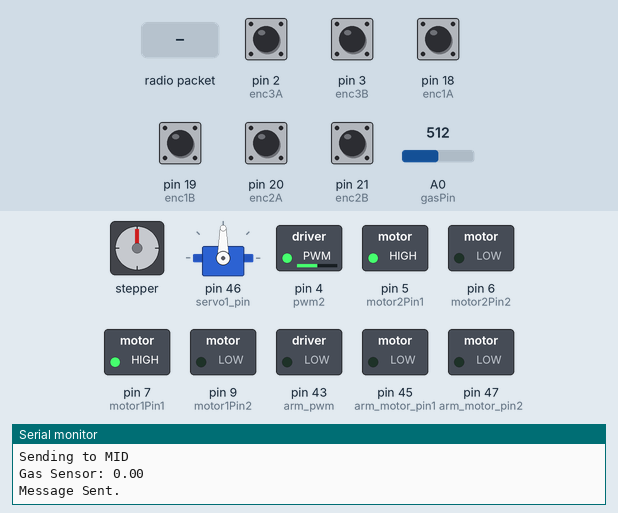
Recording of a sketch running on a simulated Arduino Mega 2560, built with avr-gcc and run on an emulated ATmega2560. Shown: stepper motor, servo, switched loads named in the sketch (green lamp = pin HIGH), the last lines printed to the serial monitor. Wiring (inferred from the names in the program): stepper motor (200 steps per turn assumed): coils pin 10, pin 11, pin 12, pin 13. The test bench sets the inputs (shaded band); at power-on: pin 2 (enc3A), pin 3 (enc3B), pin 18 (enc1A), pin 19 (enc1B), pin 20 (enc2A), pin 21 (enc2B) HIGH, A0 (gasPin) = 512. EEPROM starts erased; no radio packets arrive unless stated; pins used as bus, display or sensor lines are not drawn.

Above: at 1.9 s.
2.0 s: radio packet "1" arrives
3.7 s: radio packet "0" arrives
At 4.7 s:
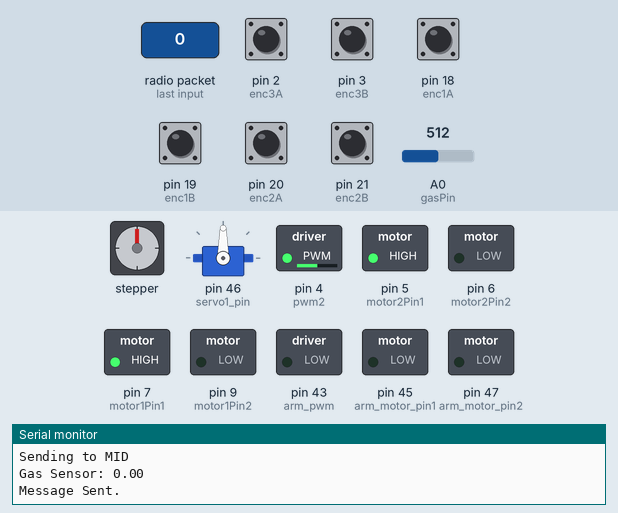
9.5 s: radio packet "2" arrives
At 16.4 s:
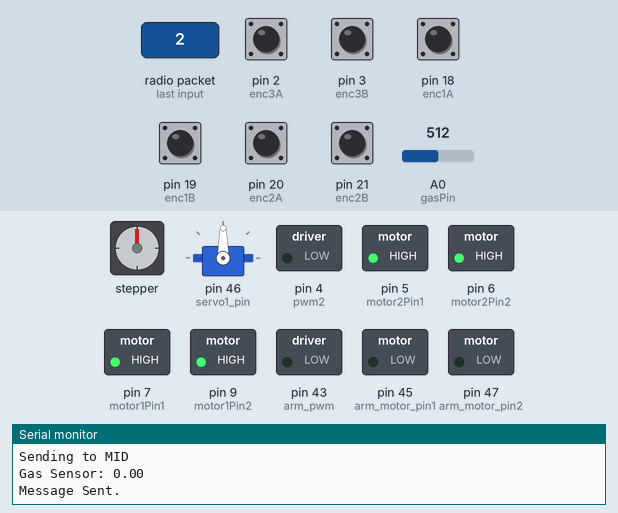
Timing chart, 0 to 17.9 s (numbered marks = the images above; inputs shaded):
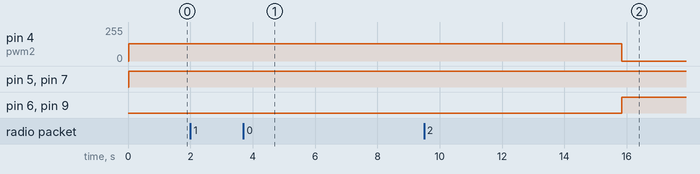

Measured:
- after the input at 3.7 s, pin 4 (pwm2): stays 128/255 (without the input it goes to 0/255 after 4.2 s); pin 6 (motor2Pin2), pin 9 (motor1Pin2): stays LOW (without the input it goes to HIGH after 4.2 s)
- after the input at 9.5 s, pin 4 (pwm2): 128/255 → 0/255 after 6.3 s instead of 0.68 s; pin 6 (motor2Pin2), pin 9 (motor1Pin2): LOW → HIGH after 6.3 s instead of 0.68 s

The sketch:

RobotSidePrototype_RELIABLE.ino
```cpp
// Code for all components on the robot
// Ingrid Rumbaugh
// 3/7/2018

#include <SPI.h>
#include <RH_NRF24.h>
#include <RHReliableDatagram.h>
#include <Servo.h>
#include <Stepper.h>
#include <avr/eeprom.h>

#define CLIENT_ADDRESS 1
#define SERVER_ADDRESS 2

// NRF PINS
#define CE   8
#define CSN  53
#define SCK  52
#define MOSI 51
#define MISO 50

// Instance of the radio driver
RH_NRF24 nrf24(8, 53);

RHReliableDatagram manager(nrf24, SERVER_ADDRESS);

// VALUES FOR GAS SENSOR
#define gasPin A0
int analogSensor;

int failCounter = 0;

// button values for MID Transmissions
int joystate1 = 0;
int joystate2 = 0;
int bstate[8] = {0, 0, 0, 0, 0, 0, 0, 0};

// DRIVE MOTOR PINS
#define pwm1 13
#define pwm2 4

#define motor1Pin1 7 // INA
#define motor1Pin2 9 // INB

#define motor2Pin1 5 // INA
#define motor2Pin2 6 // INB

// DRIVE MOTOR ENCODERS
#define enc1A 18
#define enc1B 19
#define enc2A 20
#define enc2B 21

// VALUES FOR DRIVE MOTOR ENCODERS
int val1;
int enc1Pos = 0;
int enc1ALast = LOW;
int n1 = LOW;

int val2;
int enc2Pos = 0;
int enc2ALast = LOW;
int n2 = LOW;

// VALUES FOR WRIST MOTOR ENCODER
int val3;
int enc3Pos = 0;
int enc3ALast = LOW;
int n3 = LOW;

// VALUES FOR ARM MOTOR ENCODER
// NOTE: No pins for this encoder have been defined yet
int val4;
int enc4Pos = 0;
int enc4ALast = LOW;
int n4 = LOW;

// WRIST MOTOR PINS
#define wrist_pwm 10
#define wrist_motor_pin1 11
#define wrist_motor_pin2 12

// ARM MOTOR PINS
#define arm_pwm 43
#define arm_motor_pin1 45
#define arm_motor_pin2 47

// WRIST ENCODERS
#define enc3A 2
#define enc3B 3
bool wrist_moving = false;
bool allow_rotate_cw = false; // for the wrist
bool allow_rotate_ccw = false;
int cw_max, ccw_max;

// ARM SERVOS
#define servo1_pin 46
Servo servo1;
int servo1_pos = 0;
int pos = 0;

// CLAW STEPPER
const int stepsPerRevC = (1 / 1.8) * 360;
Stepper clawStepper(stepsPerRevC, 26, 27, 28, 29);

// LIMIT SWITCHES
#define limit_up   48
#define limit_down 49
bool allow_up = false;
bool allow_down = false;

struct settings_t {
  int arm_enc_val;
} settings;

void setup() {
  pinMode(pwm1, OUTPUT);
  pinMode(motor1Pin1, OUTPUT);
  pinMode(motor1Pin2, OUTPUT);

  pinMode(pwm2, OUTPUT);
  pinMode(motor2Pin1, OUTPUT);
  pinMode(motor2Pin2, OUTPUT);

  pinMode(wrist_pwm, OUTPUT);
  pinMode(wrist_motor_pin1, OUTPUT);
  pinMode(wrist_motor_pin2, OUTPUT);

  pinMode(arm_pwm, OUTPUT);
  pinMode(arm_motor_pin1, OUTPUT);
  pinMode(arm_motor_pin2, OUTPUT);

  pinMode(enc1A, INPUT);
  pinMode(enc1B, INPUT);
  pinMode(enc2A, INPUT);
  pinMode(enc2B, INPUT);

  pinMode(enc3A, INPUT);
  pinMode(enc3B, INPUT);

  pinMode(limit_up,   INPUT);
  pinMode(limit_down, INPUT);

  // UNITS: ROTATIONS / MINUTE
  clawStepper.setSpeed(100);
  servo1.attach(servo1_pin);

  eeprom_read_block((void*)&settings, (void*)0, sizeof(settings));
  enc3Pos = settings.arm_enc_val;

  Serial.begin(115200);
  Serial.println("Saved Encoder Value: " + (int)settings.arm_enc_val);

  if (!manager.init())
    Serial.println("init failed");

  nrf24.setRF(RH_NRF24::DataRate2Mbps, RH_NRF24::TransmitPower0dBm);

  manager.setRetries(2);
  manager.setTimeout(10);
}

void loop() {
  double a = millis();
  receiveMessage();
  double b = millis();

  Serial.print("Receive Took: ");
  Serial.println(b - a);
  Serial.println(" ");
  Serial.print("Joystate1: ");
  Serial.print(joystate1);
  Serial.println(" ");
  Serial.print("Joystate2: ");
  Serial.print(joystate2);
  Serial.println("  ");

  if (failCounter < 5 && joystate1 <= 114) {
    Serial.println("M1 Forward");
    motor1FWD((128 - joystate1));

  } else if (failCounter < 5 && 142 <= joystate1) {
    Serial.println("M1 Backward");
    motor1BWD((joystate1 - 128));

  } else {
    Serial.println("Pause");
    motor1Pause();
  }

  if (failCounter < 5 && joystate2 <= 114) {
    Serial.println("M2 Forward");
    motor2FWD((128 - joystate2));

  } else if (failCounter < 5 && 142 <= joystate2) {
    Serial.println("M2 Backward");
    motor2BWD((joystate2 - 128));

  } else {
    Serial.println("Pause");
    motor2Pause();
  }
  /**
     Button 1
  */
  if (bstate[0] == 1) {
    Serial.println("Opening Claw");
    open_claw(0);
  }

  /**
     Button 2
  */
  if (bstate[1] == 1) {
    Serial.println("Arm Servo FWD");
    arm_servo_fwd();
  }

  /**
     Button 3
  */
  if (bstate[2] == 1) {
    Serial.println("Wrist Clockwise");
    wrist_clockwise(150);
  }
  else if (failCounter >= 2 && bstate[2] == 0) {
    wristPause();
  }

  /**
     Button 4
  */
  if (bstate[3] == 1) {
    Serial.println("Closing Claw");
    close_claw(0);
  }

  /**
     Button 5
  */
  if (bstate[4] == 0) {
    armMotorPause();
  }
  if (bstate[4] == 1) {
    Serial.println("Arm Motor Up");
    armMotorUP(150);
  }

  /**
     Button 6
  */
  if (bstate[5] == 1) {
    Serial.println("Wrist Counterclockwise");
    wrist_cnterclockwise(150);
  }
  else if (failCounter >= 2 && bstate[5] == 0) {
    wristPause();
  }

  /**
     Button 7
  */
  //  if (bstate[6] == 1) {
  //    arm_servo_bwd();
  //  }

  /**
     Button 8
  */
  //  if (bstate[7] == 0) {
  //    armMotorPause();
  //  }
  //  if (bstate[7] == 1) {
  //    armMotorDOWN(150);
  //  }

  read_motor_encoders();

  a = millis();
  sendMessage();
  b = millis();

  Serial.print("Send Took: ");
  Serial.println(b - a);
}

/**
  NRF Server code - to be called in loop
*/
void receiveMessage() {
  Serial.println("Receiving from MID");

  //Define Input (Currently 3 bytes)

  byte buf[3] = {};
  uint8_t len = sizeof(buf);
  uint8_t from;

  if (manager.recvfromAckTimeout((byte*)buf, &len, 10, &from))
  {
    Serial.println("Got reply.");
    failCounter = 0;
  }
  else
  {
    Serial.println("No reply.");
    failCounter++;
    return;
  }

  joystate1 = buf[0];
  joystate2 = buf[1];

  Serial.print("Joystick 1: ");
  Serial.println(joystate1);
  Serial.print("Joystick 2: ");
  Serial.println(joystate2);

  byte bString = buf[2];

  Serial.print("Buttonstring: ");
  Serial.println(bString);

  Serial.print("Buttonstate Parsing: ");

  for (int j = 0; j < 8; j++)
  {
    bstate[7 - j] = (bString >> (7 - j)) % 2;
    Serial.print(bstate[7 - j]);
  }

  //delay(50);

  Serial.println();
}

/**
  NRF Client code - to be called in loop
*/
void sendMessage() {
  Serial.println("Sending to MID");

  byte gas[1];


  double a = millis();
  read_gas_sensor();
  double b = millis();

  Serial.print("Gas Sensor: ");
  Serial.println(b - a);

  uint8_t temp = analogSensor;

  //MESS[0] SHOULD BE THE GAS SENSOR DATA
  gas[0] = (byte)temp;

  //Send Message
  if (manager.sendtoWait(gas, sizeof(gas), CLIENT_ADDRESS)) {
    Serial.println("Message Sent.");
    delay(1000);
  }
  else
    Serial.println("sendtoWait failed.");
}

void read_motor_encoders() {
  n1 = digitalRead(enc1A);
  n2 = digitalRead(enc2A);

  // calculate encoder 1
  if ((enc1ALast == LOW) && (n1 == HIGH)) {
    if (digitalRead(enc1B) == LOW) {
      enc1Pos --;
    } else {
      enc1Pos ++;
    }
  }

  // calculate encoder 2
  if ((enc2ALast == LOW) && (n2 == HIGH)) {
    if (digitalRead(enc2B) == LOW) {
      enc2Pos --;
    } else {
      enc2Pos ++;
    }
  }

}

// wrist
void read_wrist_encoders() {
  n3 = digitalRead(enc3A);

  // calculate encoder 3
  if ((enc3ALast == LOW) && (n3 == HIGH)) {
    if (digitalRead(enc3B) == LOW) {
      enc3Pos --;
      settings.arm_enc_val --;
      // DOUBLE CHECK THIS:
      if (settings.arm_enc_val < cw_max) {
        allow_rotate_cw = false;
      }
    } else {
      enc3Pos ++;
      settings.arm_enc_val ++;
      if (settings.arm_enc_val > ccw_max) {
        allow_rotate_ccw = false;
      }
    }
  }
  Serial.println();
  Serial.print("Encoder: ");
  Serial.print(settings.arm_enc_val);
  Serial.println();
  Serial.println("Writing EEPROM");
  write_eeprom();
}

void write_eeprom() {
  eeprom_write_block((const void*)&settings, (void*)0, sizeof(settings));
}

void read_gas_sensor() {
  analogSensor = analogRead(gasPin);
}

void arm_servo_fwd() {
  for (int i = pos; i <= 180; i += 1) {
    // in steps of 1 degree
    servo1.write(i);
    delay(10);
  }
  pos = 180;
}

void arm_servo_bwd() {
  for (int i = pos; i >= 0; i -= 1) {
    servo1.write(i);
    delay(10);
  }
  pos = 0;
}

/**
   Stop all motors
*/
void fullStop() {
  motor1Pause();
  motor2Pause();
  wristPause();
  armMotorPause();
}

/**
   Drive motor 1 Forward
   Given PWM 0-255
*/
void motor1FWD(int pwm) {
  digitalWrite(motor1Pin1, HIGH);
  digitalWrite(motor1Pin2, LOW);
  analogWrite(pwm1, pwm);
}

/**
   Drive motor 1 backward
   Given PWM 0-255
*/
void motor1BWD(int pwm) {
  digitalWrite(motor1Pin1, LOW);
  digitalWrite(motor1Pin2, HIGH);
  analogWrite(pwm1, pwm);
}

/**
   Stop motor 1
*/
void motor1Pause() {
  digitalWrite(motor1Pin1, HIGH);
  digitalWrite(motor1Pin2, HIGH);
  analogWrite(pwm1, 0);
}

/**
   Drive motor 2 forward
   Given PWM 0-255
*/
void motor2FWD(int pwm) {
  digitalWrite(motor2Pin1, HIGH);
  digitalWrite(motor2Pin2, LOW);
  analogWrite(pwm2, pwm);
}

/**
   Drive motor 2 backward
   Given PWM 0-255
*/
void motor2BWD(int pwm) {
  digitalWrite(motor2Pin1, LOW);
  digitalWrite(motor2Pin2, HIGH);
  analogWrite(pwm2, pwm);
}

/**
   Stop motor 2
*/
void motor2Pause() {
  digitalWrite(motor2Pin1, HIGH);
  digitalWrite(motor2Pin2, HIGH);
  analogWrite(pwm2, 0);
}

// used to be wristclockwise
void close_claw(int timedelay) {
  Serial.println("Wrist clockwise");
  clawStepper.step(stepsPerRevC);
  delay(timedelay);
}

void open_claw(int timedelay) {
  Serial.println("Wrist cnterclockwise");
  clawStepper.step(-stepsPerRevC);
  delay(timedelay);
}

/**
   Methods for the arm motor
*/
void wrist_clockwise(int pwm) {
  read_wrist_encoders();
  // CHECK THIS
  //  if (allow_rotate_cw == true) {
  wrist_moving = true;

  digitalWrite(wrist_motor_pin1, HIGH);
  digitalWrite(wrist_motor_pin2, LOW);
  analogWrite(wrist_pwm, pwm);
  //  } else {
  //    wristPause();
  //    return;
  //  }
}

void wrist_cnterclockwise(int pwm) {
  read_wrist_encoders();
  //  if (allow_rotate_ccw == true) {
  wrist_moving = true;
  digitalWrite(wrist_motor_pin1, LOW);
  digitalWrite(wrist_motor_pin2, HIGH);
  analogWrite(wrist_pwm, pwm);
  //  } else {
  //    wristPause();
  //    return;
  //  }
}

void wristPause() {
  read_wrist_encoders();
  wrist_moving = false;
  digitalWrite(wrist_motor_pin1, LOW);
  digitalWrite(wrist_motor_pin2, LOW);
  analogWrite(wrist_pwm, 0);
}

void armMotorUP(int pwm) {
  check_limit_up();
  if (allow_up == true) {
    digitalWrite(arm_motor_pin1, HIGH);
    digitalWrite(arm_motor_pin2, LOW);
    analogWrite(arm_pwm, pwm);
  } else {
    armMotorPause();
    return;
  }
}

void armMotorDOWN(int pwm) {
  check_limit_down();
  if (allow_down == true) {
    digitalWrite(arm_motor_pin1, LOW);
    digitalWrite(arm_motor_pin2, HIGH);
    analogWrite(arm_pwm, pwm);
  } else {
    armMotorPause();
    return;
  }
}

void armMotorPause() {
  digitalWrite(arm_motor_pin1, LOW);
  digitalWrite(arm_motor_pin2, LOW);
  analogWrite(arm_pwm, 0);
}

bool check_limit_up() {
  if (digitalRead(limit_up) == LOW) {
    allow_up = true;
    Serial.println("live ur dreams");
  } else {
    allow_up = false;
    Serial.println("nah fam");
  }
  return allow_up;
}

bool check_limit_down() {
  if (digitalRead(limit_down) == LOW) {
    allow_down = true;
  } else {
    allow_down = false;
  }
  return allow_down;
}
```
